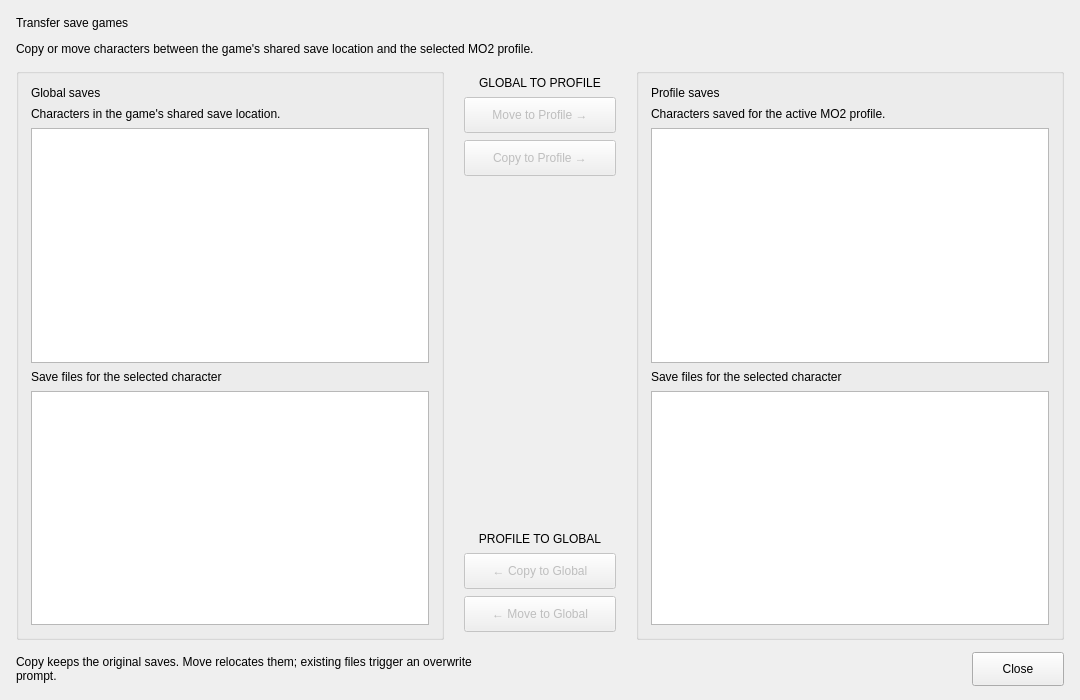
<?xml version="1.0" encoding="UTF-8"?>
<ui version="4.0">
 <class>TransferSavesDialog</class>
 <widget class="QDialog" name="TransferSavesDialog">
   <property name="geometry">
    <rect>
     <x>0</x>
     <y>0</y>
     <width>1080</width>
     <height>700</height>
    </rect>
   </property>
   <property name="minimumSize">
    <size>
     <width>900</width>
     <height>580</height>
    </size>
   </property>
   <property name="windowTitle">
    <string>Transfer Save Games</string>
   </property>
   <layout class="QVBoxLayout" name="transferSavesMainLayout">
    <property name="leftMargin">
     <number>16</number>
    </property>
    <property name="topMargin">
     <number>16</number>
    </property>
    <property name="rightMargin">
     <number>16</number>
    </property>
    <property name="bottomMargin">
     <number>14</number>
    </property>
    <property name="spacing">
     <number>12</number>
    </property>
    <item>
     <widget class="QLabel" name="transferSavePageTitle">
      <property name="text">
       <string>Transfer save games</string>
      </property>
     </widget>
    </item>
    <item>
     <widget class="QLabel" name="transferSavePageSubtitle">
      <property name="text">
       <string>Copy or move characters between the game's shared save location and the selected MO2 profile.</string>
      </property>
      <property name="wordWrap">
       <bool>true</bool>
      </property>
     </widget>
    </item>
    <item>
     <layout class="QHBoxLayout" name="transferSavesWorkspaceLayout" stretch="1,0,1">
      <property name="spacing">
       <number>12</number>
      </property>
      <item>
       <widget class="QGroupBox" name="globalSavesPanel">
        <property name="title">
         <string/>
        </property>
        <layout class="QVBoxLayout" name="globalSavesLayout">
         <property name="leftMargin">
          <number>12</number>
         </property>
         <property name="topMargin">
          <number>12</number>
         </property>
         <property name="rightMargin">
          <number>12</number>
         </property>
         <property name="bottomMargin">
          <number>12</number>
         </property>
         <property name="spacing">
          <number>7</number>
         </property>
         <item>
          <widget class="QLabel" name="label">
           <property name="text">
            <string>Global saves</string>
           </property>
          </widget>
         </item>
         <item>
          <widget class="QLabel" name="globalCharactersDescription">
           <property name="text">
            <string>Characters in the game's shared save location.</string>
           </property>
           <property name="wordWrap">
            <bool>true</bool>
           </property>
          </widget>
         </item>
         <item>
          <widget class="QListWidget" name="globalCharacterList">
           <property name="toolTip">
            <string>Select a character to see its save files.</string>
           </property>
           <property name="whatsThis">
            <string>Characters with save files in the shared save location for this game. Select one to see its files.</string>
           </property>
           <property name="minimumSize">
            <size>
             <width>0</width>
             <height>120</height>
            </size>
           </property>
          </widget>
         </item>
         <item>
          <widget class="QLabel" name="globalSavesHeading">
           <property name="text">
            <string>Save files for the selected character</string>
           </property>
          </widget>
         </item>
         <item>
          <widget class="QListWidget" name="globalSavesList">
           <property name="toolTip">
            <string>Save files for the character selected above.</string>
           </property>
           <property name="whatsThis">
            <string>Files associated with the selected character in the shared save location.</string>
           </property>
           <property name="minimumSize">
            <size>
             <width>0</width>
             <height>160</height>
            </size>
           </property>
           <property name="selectionMode">
            <enum>QAbstractItemView::NoSelection</enum>
           </property>
          </widget>
         </item>
        </layout>
       </widget>
      </item>
      <item>
       <widget class="QWidget" name="transferActionsPanel" native="true">
        <property name="minimumSize">
         <size>
          <width>168</width>
          <height>0</height>
         </size>
        </property>
        <layout class="QVBoxLayout" name="transferActionsLayout">
         <property name="leftMargin">
          <number>8</number>
         </property>
         <property name="topMargin">
          <number>8</number>
         </property>
         <property name="rightMargin">
          <number>8</number>
         </property>
         <property name="bottomMargin">
          <number>8</number>
         </property>
         <property name="spacing">
          <number>7</number>
         </property>
         <item>
          <widget class="QLabel" name="globalToProfileHeading">
           <property name="text">
            <string>GLOBAL TO PROFILE</string>
           </property>
           <property name="alignment">
            <set>Qt::AlignCenter</set>
           </property>
          </widget>
         </item>
         <item>
          <widget class="QPushButton" name="moveToLocalBtn">
           <property name="enabled">
            <bool>false</bool>
           </property>
           <property name="text">
            <string>Move to Profile →</string>
           </property>
           <property name="toolTip">
            <string>Move this character's saves into the selected profile.</string>
           </property>
           <property name="minimumSize">
            <size>
             <width>0</width>
             <height>36</height>
            </size>
           </property>
          </widget>
         </item>
         <item>
          <widget class="QPushButton" name="copyToLocalBtn">
           <property name="enabled">
            <bool>false</bool>
           </property>
           <property name="text">
            <string>Copy to Profile →</string>
           </property>
           <property name="toolTip">
            <string>Copy this character's saves into the selected profile and keep the originals.</string>
           </property>
           <property name="minimumSize">
            <size>
             <width>0</width>
             <height>36</height>
            </size>
           </property>
          </widget>
         </item>
         <item>
          <spacer name="transferDirectionSpacer">
           <property name="orientation">
            <enum>Qt::Vertical</enum>
           </property>
           <property name="sizeHint" stdset="0">
            <size>
             <width>20</width>
             <height>24</height>
            </size>
           </property>
          </spacer>
         </item>
         <item>
          <widget class="QLabel" name="profileToGlobalHeading">
           <property name="text">
            <string>PROFILE TO GLOBAL</string>
           </property>
           <property name="alignment">
            <set>Qt::AlignCenter</set>
           </property>
          </widget>
         </item>
         <item>
          <widget class="QPushButton" name="copyToGlobalBtn">
           <property name="enabled">
            <bool>false</bool>
           </property>
           <property name="text">
            <string>← Copy to Global</string>
           </property>
           <property name="toolTip">
            <string>Copy this character's saves to the shared game save location and keep the originals. This can affect the game's save numbering; existing files trigger an overwrite prompt.</string>
           </property>
           <property name="minimumSize">
            <size>
             <width>0</width>
             <height>36</height>
            </size>
           </property>
          </widget>
         </item>
         <item>
          <widget class="QPushButton" name="moveToGlobalBtn">
           <property name="enabled">
            <bool>false</bool>
           </property>
           <property name="text">
            <string>← Move to Global</string>
           </property>
           <property name="toolTip">
            <string>Move this character's saves to the shared game save location. This can affect the game's save numbering; existing files trigger an overwrite prompt.</string>
           </property>
           <property name="minimumSize">
            <size>
             <width>0</width>
             <height>36</height>
            </size>
           </property>
          </widget>
         </item>
        </layout>
       </widget>
      </item>
      <item>
       <widget class="QGroupBox" name="profileSavesPanel">
        <property name="title">
         <string/>
        </property>
        <layout class="QVBoxLayout" name="profileSavesLayout">
         <property name="leftMargin">
          <number>12</number>
         </property>
         <property name="topMargin">
          <number>12</number>
         </property>
         <property name="rightMargin">
          <number>12</number>
         </property>
         <property name="bottomMargin">
          <number>12</number>
         </property>
         <property name="spacing">
          <number>7</number>
         </property>
         <item>
          <widget class="QLabel" name="label_2">
           <property name="text">
            <string>Profile saves</string>
           </property>
          </widget>
         </item>
         <item>
          <widget class="QLabel" name="profileCharactersDescription">
           <property name="text">
            <string>Characters saved for the active MO2 profile.</string>
           </property>
           <property name="wordWrap">
            <bool>true</bool>
           </property>
          </widget>
         </item>
         <item>
          <widget class="QListWidget" name="localCharacterList">
           <property name="toolTip">
            <string>Select a character to see its save files.</string>
           </property>
           <property name="whatsThis">
            <string>Characters with save files in the active MO2 profile. Select one to see its files.</string>
           </property>
           <property name="minimumSize">
            <size>
             <width>0</width>
             <height>120</height>
            </size>
           </property>
          </widget>
         </item>
         <item>
          <widget class="QLabel" name="profileSavesHeading">
           <property name="text">
            <string>Save files for the selected character</string>
           </property>
          </widget>
         </item>
         <item>
          <widget class="QListWidget" name="localSavesList">
           <property name="toolTip">
            <string>Save files for the character selected above.</string>
           </property>
           <property name="whatsThis">
            <string>Files associated with the selected character in the active MO2 profile.</string>
           </property>
           <property name="minimumSize">
            <size>
             <width>0</width>
             <height>160</height>
            </size>
           </property>
           <property name="selectionMode">
            <enum>QAbstractItemView::NoSelection</enum>
           </property>
          </widget>
         </item>
        </layout>
       </widget>
      </item>
     </layout>
    </item>
    <item>
     <layout class="QHBoxLayout" name="transferSavesFooterLayout">
      <item>
       <widget class="QLabel" name="transferSaveSafetyNote">
        <property name="text">
         <string>Copy keeps the original saves. Move relocates them; existing files trigger an overwrite prompt.</string>
        </property>
        <property name="wordWrap">
         <bool>true</bool>
        </property>
        <property name="sizePolicy">
         <sizepolicy hsizetype="Expanding" vsizetype="Preferred">
          <horstretch>0</horstretch>
          <verstretch>0</verstretch>
         </sizepolicy>
        </property>
       </widget>
      </item>
      <item>
       <spacer name="footerSpacer">
        <property name="orientation">
         <enum>Qt::Horizontal</enum>
        </property>
        <property name="sizeHint" stdset="0">
         <size>
          <width>30</width>
          <height>20</height>
         </size>
        </property>
       </spacer>
      </item>
      <item>
       <widget class="QPushButton" name="doneButton">
        <property name="text">
         <string>Close</string>
        </property>
        <property name="minimumSize">
         <size>
          <width>92</width>
          <height>34</height>
         </size>
        </property>
       </widget>
      </item>
     </layout>
    </item>
   </layout>
 </widget>
 <resources/>
 <connections/>
</ui>
